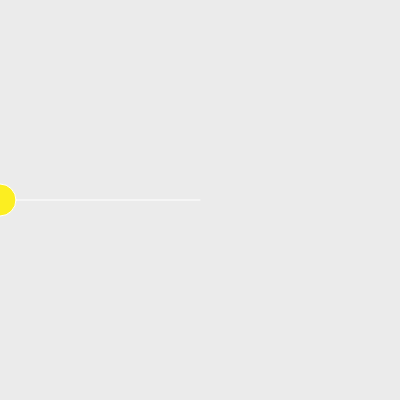
Frame 1 (no input)
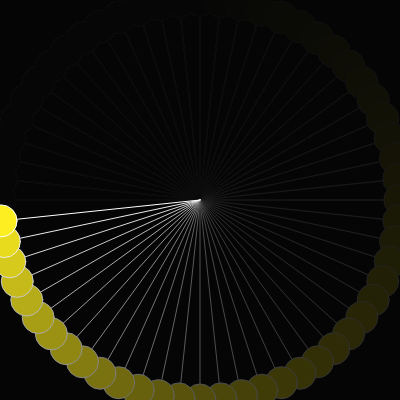
Frame 60 (no input)
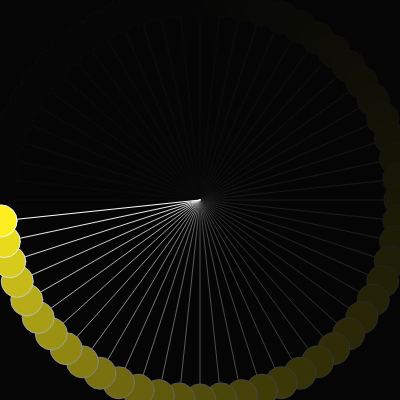
Frame 120 (the mouse pressed at the canvas centre since frame 60)

The p5.js sketch that drew these frames (run headless with seeded random() and noise() and a simulated clock; from frame 60 on, the mouse is pressed at the canvas centre):

// p5.js sketch
// ── sketch.js
let angle = 0;
//let angleV = 0;
function setup() {
  createCanvas(400, 400);
}

function draw() {
  background(0, 20);
  translate(200, 200);
  fill(252, 238, 33);
  //let r = map(sin(angle), -1, 1, 0, 200);
  let x = map(cos(angle), -1, 1, 200, -200);
  let y = map(sin(angle), -1, 1, 200, -200);
  stroke(255)
  line(0, 0, x, y)
  circle(x, y, 32);
  let increment = TWO_PI / 60; // Want frequency of 1 second, and sketch is running at 60 FPS. 360 Degrees every 60 frames.
  angle += increment;
  //angle += angleV;
  //angleV += 0.0001;
}
